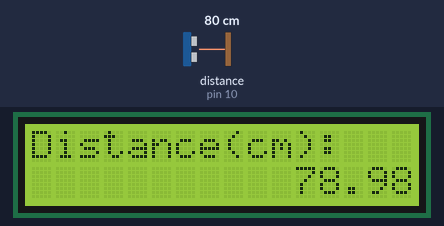
The sketch below on a simulated Arduino Uno, built with avr-gcc and run on an emulated ATmega328P. On the bench: 16×2 character LCD. Wiring (inferred from the names in the program): ultrasonic range finder: trigger pin 9; echo pin 10. The inputs (shaded band) are chosen by the test bench; at power-on: distance to the obstacle (sensor on pin 10) 80 cm. The echo pulse lasts 58.3 µs per cm.

Above: at 1.3 s.
1.4 s: distance to the obstacle (sensor on pin 10) set to 2 cm
At 2.6 s:
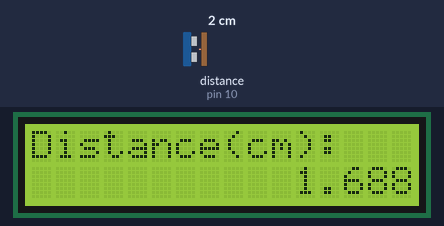
4.7 s: distance to the obstacle (sensor on pin 10) set to 4 cm
At 5.7 s:
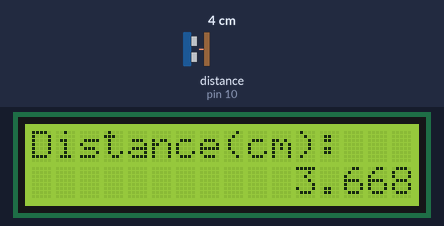
6.7 s: distance to the obstacle (sensor on pin 10) set to 9 cm
At 8.6 s:
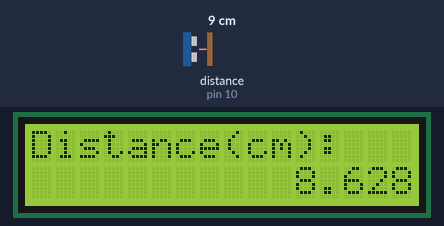
Timing chart, 0 to 10.1 s (numbered marks = the images above; inputs shaded):
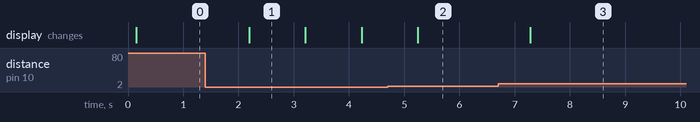

Measured:
- after the input at 1.4 s, the display: changes after 0.79 s (image 1)
- after the input at 4.7 s, the display: changes after 0.55 s (image 2)
- after the input at 6.7 s, the display: changes after 0.58 s (image 3)
- what the display in image 1 shows lasts 1.0 s, from 2.2 s to 3.2 s

The sketch:

sketch_feb11a.ino
```cpp
#include <Wire.h>
#include <LiquidCrystal_I2C.h>
#include <LiquidCrystal.h> Library

LiquidCrystal_I2C lcd(0x27,16,2);
const int trigPin = 9;
const int echoPin = 10;
long duration;
float distanceCm;

void setup() {

  lcd.init();
  lcd.backlight();
  lcd.begin(16, 2);
  pinMode(trigPin, OUTPUT);
  pinMode(echoPin, INPUT);
}

void loop() {
  digitalWrite(trigPin, LOW);
  delayMicroseconds(2);
  digitalWrite(trigPin, HIGH);
  delayMicroseconds(10);
  digitalWrite(trigPin, LOW);
  duration = pulseIn(echoPin, HIGH);
  distanceCm = duration * 0.034 / 2;
  lcd.setCursor(0, 0);
  lcd.print("Distance(cm):");
  lcd.setCursor(11, 1);
  lcd.print(distanceCm);
  delay(1000);
}
```
